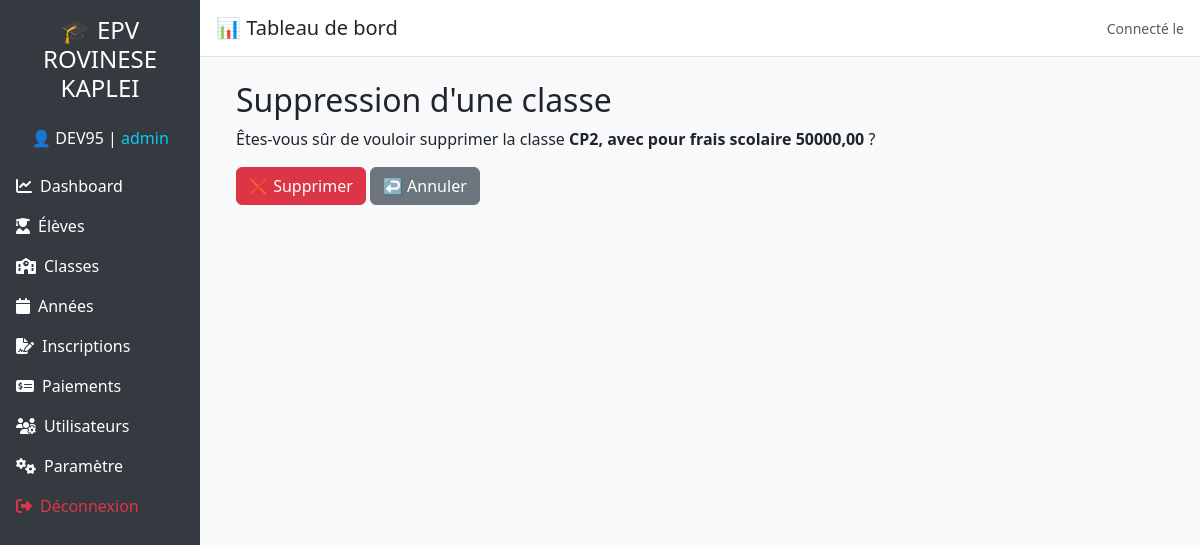
Page /core/classes/1/supprimer/ (signed in) on the committed database.
### utilisateurs/models.py (models this page shows)
class Utilisateur(AbstractUser):
    ROLE_CHOICES = (
        ('admin', 'Administrateur'),
        ('caissier', 'Caissier'),
    )
    role = models.CharField(max_length=20, choices=ROLE_CHOICES, default='caissier')

### core/models.py (models this page shows, shortened)
class Classe(models.Model):
    nom = models.CharField(max_length=255)
    frais_scolaire = models.DecimalField(max_digits=10, decimal_places=2)  # Montant des frais de scolarité
    frais_inscription = models.DecimalField(max_digits=10, decimal_places=2) # Montant des frais d'inscription

### core/views.py (the view)
    def wrapper(request, *args, **kwargs):
        if request.user.is_authenticated and request.user.role == 'admin':
            return view_func(request, *args, **kwargs)
        return redirect('connexion')

### core/views.py (called while the page is built)
def admin_required(view_func):
    def wrapper(request, *args, **kwargs):
        if request.user.is_authenticated and request.user.role == 'admin':
            return view_func(request, *args, **kwargs)
        return redirect('connexion')
    return wrapper

@admin_required
@login_required
def supprimer_classe(request, id):
    classe = get_object_or_404(Classe, id=id)
    if request.method == "POST":
        classe.delete()
        messages.success(request, "la classe à été supprimer avec succès")
        return redirect("liste_classes")
    return render(request, "classes/supprimer_classe.html", {"classe": classe})

### core/templates/classes/supprimer_classe.html (shortened to what this page needs)
{% extends "base.html" %}
{% block content %}
    <div class="container">
        <h2>Suppression d'une classe</h2>
        <p>Êtes-vous sûr de vouloir supprimer la classe <strong>{{ classe.nom }}, avec pour frais scolaire {{ classe.frais_scolaire }}</strong> ?</p>
        <form method="post">
            <button type="submit" class="btn btn-danger">❌ Supprimer</button>
            <a href="{% url 'liste_classes' %}" class="btn btn-secondary">↩️ Annuler</a>
        </form>
    </div>
{% endblock  %}

### templates/base.html (shortened to what this page needs)
<!DOCTYPE html>
<html lang="fr">
<head>
  <link href="https://cdn.jsdelivr.net/npm/bootstrap@5.3.0/dist/css/bootstrap.min.css" rel="stylesheet">
  <link href="https://cdnjs.cloudflare.com/ajax/libs/font-awesome/6.4.0/css/all.min.css" rel="stylesheet">
</head>
<body>
{% if user.is_authenticated %}
<div class="d-flex">
  <nav class="sidebar d-flex flex-column p-3 text-white col-md-3 col-lg-2">
    <h4 class="text-center mb-4">🎓 EPV ROVINESE KAPLEI</h4>
    <p class="text-center">👤 {{ user.username | upper }} | <span class="text-info">{{ user.role }}</span></p>
    {% if user.role == 'admin' %}
      <a href="{% url 'dashboard' %}" class="py-2 d-block"><i class="fas fa-chart-line me-2"></i>Dashboard</a>
      <a href="{% url 'liste_eleves' %}" class="py-2 d-block"><i class="fas fa-user-graduate me-2"></i>Élèves</a>
      <a href="{% url 'liste_classes' %}" class="py-2 d-block"><i class="fas fa-school me-2"></i>Classes</a>
      <a href="{% url 'liste_annees' %}" class="py-2 d-block"><i class="fas fa-calendar me-2"></i>Années</a>
      <a href="{% url 'inscription_form' %}" class="py-2 d-block"><i class="fas fa-file-signature me-2"></i>Inscriptions</a>
      <a href="{% url 'paiement_list' %}" class="py-2 d-block"><i class="fas fa-money-check-alt me-2"></i>Paiements</a>
      <a href="{% url "liste_utilisateurs" %}" class="py-2 d-block"><i class="fas fa-users-cog me-2"></i>Utilisateurs</a>
      <a href="/admin/" class="py-2 d-block"><i class="fas fa-cogs me-2"></i>Paramètre</a>
      <a href="{% url 'deconnexion' %}" class="py-2 d-block text-danger"><i class="fas fa-sign-out-alt me-2"></i>Déconnexion</a>
    {% endif %}
  </nav>
  <div class="flex-grow-1">
    <div class="topbar d-flex justify-content-between align-items-center">
      <h5 class="mb-0">📊 Tableau de bord</h5>
      <span class="text-muted small">Connecté le {{ now|date:"d/m/Y H:i" }}</span>
    </div>
    <div class="p-4">
      {% block content %}{% endblock %}
    </div>
  </div>
</div>
{% endif %}
</body>
</html>

### templates/base.html (style rules this page uses)
body { font-family: 'Segoe UI', sans-serif; background-color: #f8f9fa; }
.sidebar { height: 100vh; background-color: #343a40; }
.sidebar a { color: #ffffff; text-decoration: none; }
.topbar { background-color: #ffffff; padding: 1rem; border-bottom: 1px solid #dee2e6; }

### rows in the picture
Utilisateur: username "DEV95", role "admin"
Classe: nom "CP2", frais_scolaire "50000,00"
